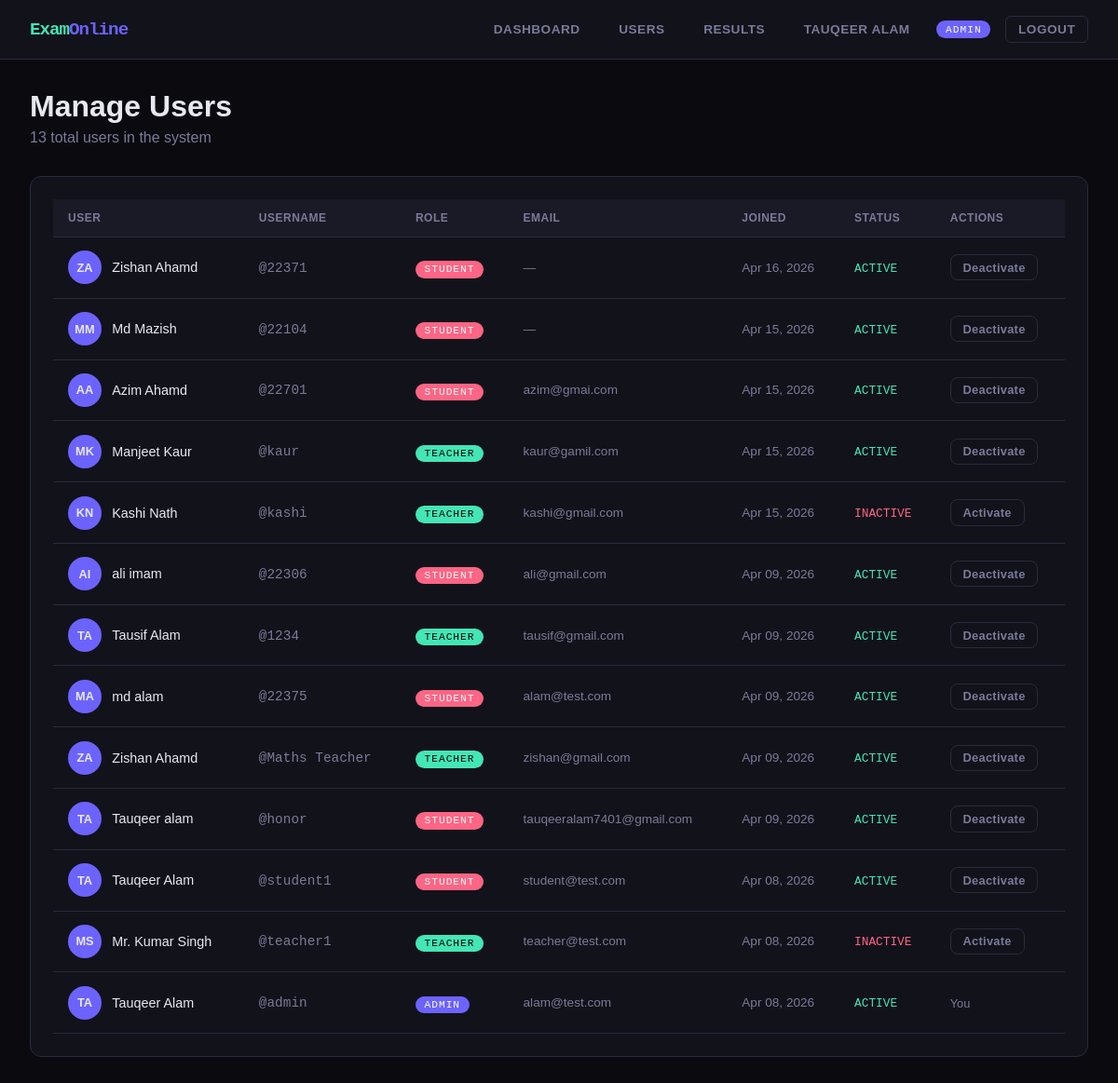
/manage-users/ (signed in), run on the app's committed database.
### accounts/models.py (models this page shows, shortened)
class User(AbstractUser):
    ROLE_CHOICES = [('admin', 'Admin'), ('teacher', 'Teacher'), ('student', 'Student')]
    role = models.CharField(max_length=10, choices=ROLE_CHOICES, default='student')
    phone = models.CharField(max_length=15, blank=True)
    profile_pic = models.CharField(max_length=200, blank=True)
    bio = models.TextField(blank=True)
    created_at = models.DateTimeField(auto_now_add=True)

### exams/views.py (the view)
# urls.py: path('manage-users/', ev.manage_users, name='manage_users'),
@login_required
def manage_users(request):
    if request.user.role != 'admin':
        return redirect('dashboard')
    users = User.objects.all().order_by('-date_joined')
    return render(request, 'exams/manage_users.html', {'users': users})

### templates/exams/manage_users.html (shortened to what this page needs)
{% extends 'base.html' %}
{% block content %}
<div class="container">
  <div class="page-header" style="display:flex;justify-content:space-between;align-items:center">
    <div>
      <h1>Manage Users</h1>
      <p>{{ users.count }} total users in the system</p>
    </div>
  </div>
  <div class="card">
    <div class="table-wrap">
      <table>
        <thead>
          <tr>
            <th>User</th><th>Username</th><th>Role</th><th>Email</th>
            <th>Joined</th><th>Status</th><th>Actions</th>
          </tr>
        </thead>
        <tbody>
          {% for u in users %}
          <tr>
            <td>
              <div style="display:flex;align-items:center;gap:.7rem">
                <div style="width:36px;height:36px;border-radius:50%;background:var(--accent);display:flex;align-items:center;justify-content:center;font-weight:700;font-size:.8rem">
                  {{ u.first_name.0|upper }}{{ u.last_name.0|upper }}
                </div>
                {{ u.get_full_name|default:"—" }}
              </div>
            </td>
            <td><span style="font-family:var(--mono);color:var(--text-dim)">@{{ u.username }}</span></td>
            <td><span class="badge-role {{ u.role }}">{{ u.role }}</span></td>
            <td style="color:var(--text-dim);font-size:.85rem">{{ u.email|default:"—" }}</td>
            <td style="color:var(--text-dim);font-size:.85rem">{{ u.date_joined|date:"M d, Y" }}</td>
            <td>
              <span style="color:{% if u.is_active %}var(--accent3){% else %}var(--accent2){% endif %};font-family:var(--mono);font-size:.8rem" id="status-{{ u.id }}">
                {% if u.is_active %}ACTIVE{% else %}INACTIVE{% endif %}
              </span>
            </td>
            <td>
              {% if u != request.user %}
              <button onclick="toggleUser({{ u.id }})" class="btn btn-ghost btn-sm" id="btn-{{ u.id }}">
                {% if u.is_active %}Deactivate{% else %}Activate{% endif %}
              </button>
              {% else %}
              <span style="color:var(--text-dim);font-size:.8rem">You</span>
              {% endif %}
            </td>
          </tr>
          {% endfor %}
        </tbody>
      </table>
    </div>
  </div>
</div>
{% endblock %}

### templates/base.html (shortened to what this page needs)
<!DOCTYPE html>
<html lang="en">
<head>
</head>
<body>
{% if user.is_authenticated %}
<nav class="navbar">
  <div class="nav-brand">Exam<span>Online</span></div>
  <div class="nav-links">
    {% if user.role == 'admin' %}
      <a href="{% url 'admin_dashboard' %}">Dashboard</a>
      <a href="{% url 'manage_users' %}">Users</a>
      <a href="{% url 'all_results' %}">Results</a>
    {% elif user.role == 'teacher' %}
      <a href="{% url 'teacher_dashboard' %}">Dashboard</a>
      <a href="{% url 'question_bank' %}">Questions</a>
      <a href="{% url 'create_exam' %}">New Exam</a>
    {% else %}
      <a href="{% url 'student_dashboard' %}">Dashboard</a>
      <a href="{% url 'my_results' %}">My Results</a>
    {% endif %}
    <a href="{% url 'profile' %}">{{ user.get_full_name|default:user.username }}</a>
    <span class="badge-role {{ user.role }}">{{ user.role }}</span>
    <a href="{% url 'logout' %}" class="btn btn-ghost btn-sm">Logout</a>
  </div>
</nav>
{% endif %}
<main>
{% block content %}{% endblock %}
</main>
</body>
</html>

### templates/base.html (style rules this page uses)
:root { --bg: #0a0a0f; --surface: #12121a; --surface2: #1a1a26; --border: #2a2a3e; --accent: #6c63ff; --accent2: #ff6584; --accent3: #43e6b5; --text: #e8e8f0; --text-dim: #7a7a9a; --success: #43e6b5; --danger: #ff6584; --warning: #ffd166; --radius: 12px; --mono: 'Space Mono', monospace; --sans: 'Syne', sans-serif; }
* { box-sizing: border-box; margin: 0; padding: 0; }
body { background: var(--bg); color: var(--text); font-family: var(--sans); min-height: 100vh; }
a { color: var(--accent); text-decoration: none; }
.navbar { background: var(--surface); border-bottom: 1px solid var(--border); padding: 0 2rem; height: 64px; display: flex; align-items: center; justify-content: space-between; position: sticky; top: 0; z-index: 100; backdrop-filter: blur(10px); }
.nav-brand { font-family: var(--mono); font-weight: 700; font-size: 1.2rem; color: var(--accent3); letter-spacing: -1px; }
.nav-brand span { color: var(--accent); }
.nav-links { display: flex; gap: 1rem; align-items: center; }
.nav-links a { color: var(--text-dim); font-size: .85rem; font-weight: 600; padding: .4rem .8rem; border-radius: 6px; transition: all .2s; text-transform: uppercase; letter-spacing: .5px; }
.badge-role { background: var(--accent); color: #fff; font-size: .7rem; padding: .2rem .6rem; border-radius: 20px; font-family: var(--mono); text-transform: uppercase; letter-spacing: 1px; }
.badge-role.teacher { background: var(--accent3); color: #000; }
.badge-role.student { background: var(--accent2); }
.container { max-width: 1200px; margin: 0 auto; padding: 2rem; }
.page-header { margin-bottom: 2rem; }
.page-header h1 { font-size: 2rem; font-weight: 800; color: var(--text); }
.page-header p { color: var(--text-dim); margin-top: .4rem; }
.card { background: var(--surface); border: 1px solid var(--border); border-radius: var(--radius); padding: 1.5rem; transition: border-color .2s; }
.btn { display: inline-flex; align-items: center; gap: .4rem; padding: .6rem 1.2rem; border-radius: 8px; border: none; cursor: pointer; font-family: var(--sans); font-weight: 600; font-size: .85rem; transition: all .2s; text-decoration: none; letter-spacing: .3px; }
.btn-ghost { background: transparent; color: var(--text-dim); border: 1px solid var(--border); }
.btn-sm { padding: .35rem .8rem; font-size: .8rem; }
.table-wrap { overflow-x: auto; }
table { width: 100%; border-collapse: collapse; }
thead th { background: var(--surface2); padding: .8rem 1rem; text-align: left; font-size: .75rem; color: var(--text-dim); text-transform: uppercase; letter-spacing: .5px; border-bottom: 1px solid var(--border); }
tbody td { padding: .9rem 1rem; border-bottom: 1px solid var(--border); font-size: .9rem; }

### data on the page
User: get_full_name "TAUQEER ALAM", role "ADMIN", first_name.0 "T", last_name.0 "A", get_full_name "Tauqeer Alam", username "admin", email "alam@test.com", date_joined "Apr 08, 2026", is_active "ACTIVE", shows "You"
User: first_name.0 "Z", last_name.0 "A", get_full_name "Zishan Ahamd", username "22371", role "STUDENT", email "—", date_joined "Apr 16, 2026", is_active "ACTIVE"
User: first_name.0 "M", last_name.0 "M", get_full_name "Md Mazish", username "22104", role "STUDENT", email "—", date_joined "Apr 15, 2026", is_active "ACTIVE"
User: first_name.0 "A", last_name.0 "A", get_full_name "Azim Ahamd", username "22701", role "STUDENT", email "azim@gmai.com", date_joined "Apr 15, 2026", is_active "ACTIVE"
User: first_name.0 "M", last_name.0 "K", get_full_name "Manjeet Kaur", username "kaur", role "TEACHER", email "kaur@gamil.com", date_joined "Apr 15, 2026", is_active "ACTIVE"
User: first_name.0 "K", last_name.0 "N", get_full_name "Kashi Nath", username "kashi", role "TEACHER", email "kashi@gmail.com", date_joined "Apr 15, 2026", is_active "INACTIVE"
User: first_name.0 "A", last_name.0 "I", get_full_name "ali imam", username "22306", role "STUDENT", email "ali@gmail.com", date_joined "Apr 09, 2026", is_active "ACTIVE"
User: first_name.0 "T", last_name.0 "A", get_full_name "Tausif Alam", username "1234", role "TEACHER", email "tausif@gmail.com", date_joined "Apr 09, 2026", is_active "ACTIVE"
User: first_name.0 "M", last_name.0 "A", get_full_name "md alam", username "22375", role "STUDENT", email "alam@test.com", date_joined "Apr 09, 2026", is_active "ACTIVE"
User: first_name.0 "Z", last_name.0 "A", get_full_name "Zishan Ahamd", username "Maths Teacher", role "TEACHER", email "zishan@gmail.com", date_joined "Apr 09, 2026", is_active "ACTIVE"
User: first_name.0 "T", last_name.0 "A", get_full_name "Tauqeer alam", username "honor", role "STUDENT", email "tauqeeralam7401@gmail.com", date_joined "Apr 09, 2026", is_active "ACTIVE"
User: first_name.0 "T", last_name.0 "A", get_full_name "Tauqeer Alam", username "student1", role "STUDENT", email "student@test.com", date_joined "Apr 08, 2026", is_active "ACTIVE"
User: first_name.0 "M", last_name.0 "S", get_full_name "Mr. Kumar Singh", username "teacher1", role "TEACHER", email "teacher@test.com", date_joined "Apr 08, 2026", is_active "INACTIVE"

### other printed values
{{ users.count }} "13"
